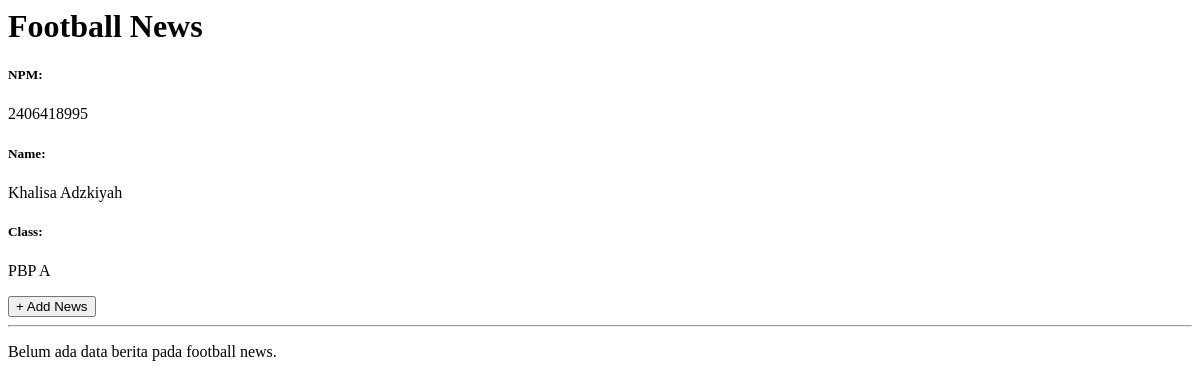
Before: / with the older database file.
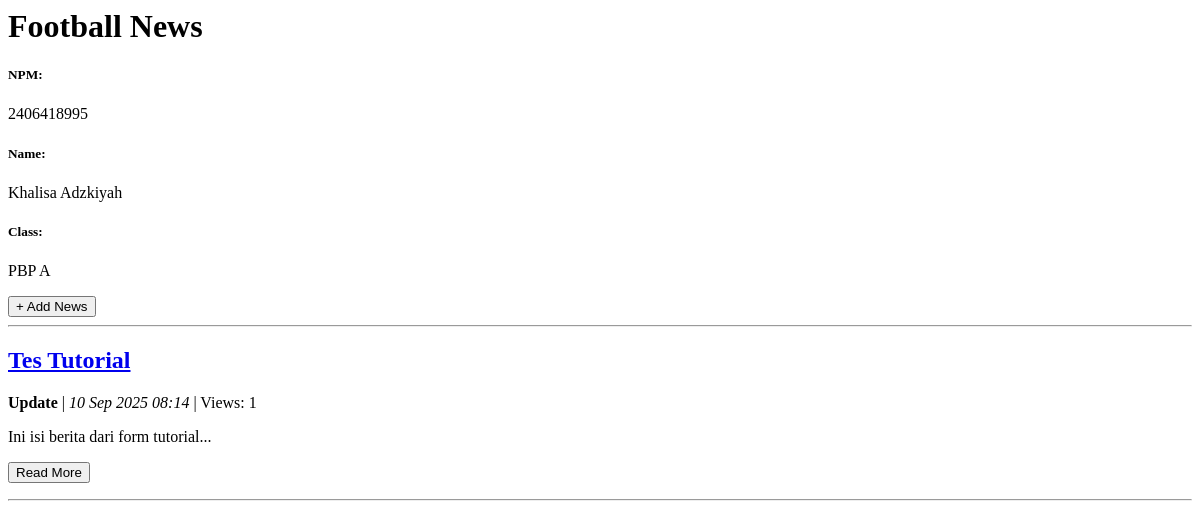
After: the same page with the newer database file.
### main/models.py (models this page shows, shortened)
class News(models.Model):
    CATEGORY_CHOICES = [
        ('transfer', 'Transfer'),
        ('update', 'Update'),
        ('exclusive', 'Exclusive'),
        ('match', 'Match'),
        ('rumor', 'Rumor'),
        ('analysis', 'Analysis'),
    ]
    id = models.UUIDField(primary_key=True, default=uuid.uuid4, editable=False)
    title = models.CharField(max_length=255)
    content = models.TextField()
    category = models.CharField(max_length=20, choices=CATEGORY_CHOICES, default='update')
    thumbnail = models.URLField(blank=True, null=True)
    news_views = models.PositiveIntegerField(default=0)
    created_at = models.DateTimeField(auto_now_add=True)
    is_featured = models.BooleanField(default=False)
    @property
    def is_news_hot(self):
        return self.news_views > 20

### main/views.py (the view)
# urls.py: path('', show_main, name='show_main'),
def show_main(request):
    news_list = News.objects.all()
    context = {
        'npm' : '2406418995',
        'name': 'Khalisa Adzkiyah',
        'class': 'PBP A',
        'news_list': news_list
    }
    return render(request, "main.html", context)

### main/templates/main.html (shortened to what this page needs)
<h1>Football News</h1>
<h5>NPM: </h5>
<p>{{ npm }}</p>
<h5>Name:</h5>
<p>{{ name }}</p>
<h5>Class:</h5>
<p>{{ class }}</p>
<a href="{% url 'main:create_news' %}">
  <button>+ Add News</button>
</a>
<hr>
{% if not news_list %}
<p>Belum ada data berita pada football news.</p>
{% else %}
{% for news in news_list %}
<div>
  <h2><a href="{% url 'main:show_news' news.id %}">{{ news.title }}</a></h2>
  <p><b>{{ news.get_category_display }}</b> | <i>{{ news.created_at|date:"d M Y H:i" }}</i>
    | Views: {{ news.news_views }}</p>
  <p>{{ news.content|truncatewords:25 }}...</p>
  <p><a href="{% url 'main:show_news' news.id %}"><button>Read More</button></a></p>
</div>
<hr>
{% endfor %}
{% endif %}

Changed rows visible on the page:
added News: title "Tes Tutorial", category "Update", created_at "10 Sep 2025 08:14", news_views "1", content "Ini isi berita dari form tutorial"
Other visible differences:
text no longer shown: "Belum ada data berita pada football news."
